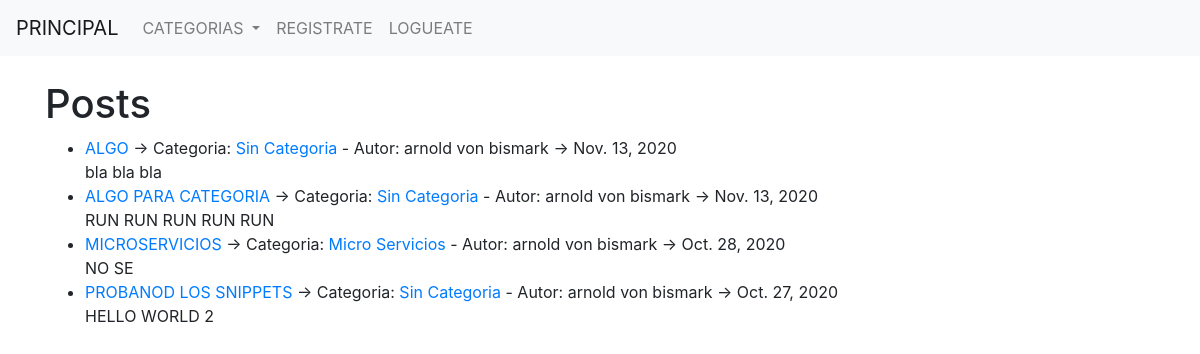
The page / on the database its author committed.
### project1/models.py (models this page shows, shortened)
class Post(models.Model):
    title = models.CharField(max_length=255)
    header_image = models.ImageField(null=True, blank=True, upload_to="images/")
    title_tag = models.CharField(max_length=255)
    author = models.ForeignKey(User, on_delete=models.CASCADE)
    body = RichTextField(blank=True, null=True)
    post_date = models.DateField(auto_now_add=True)
    category = models.CharField(max_length=255, default='Crea una categoria')
    snippet = models.CharField(max_length=255)
    likes = models.ManyToManyField(User, related_name='blog_posts')

### project1/views.py (the view)
# urls.py: path('', HomeView.as_view(), name="home"),
class HomeView(ListView):
    model = Post
    template_name = 'home.html'
    ordering = ['-post_date']
    def get_context_data(self, *args, **kwargs):
        cat_menu = Category.objects.all()
        context = super(HomeView, self).get_context_data(*args, **kwargs)
        context["cat_menu"] = cat_menu
        return context

### project1/models.py (called while the page is built)
    def __str__(self):
        return self.name

### project1/templates/home.html
{% extends 'base.html' %}
{% block content %}
<h1>Posts</h1>
<ul>
{% for post in object_list %}
   <li><a href="{% url 'detail' post.pk %}">{{post.title}}</a> -> Categoria: <a href="{% url 'category' post.category %}">{{post.category}}</a> - Autor: {{post.author.first_name}} {{post.author.last_name}}  -> {{post.post_date}}
    <br/>
    {{ post.snippet }}
</li>
{% endfor %}
</ul>
{% endblock %}

### rows shown on the page
Post: title "ALGO", category "Sin Categoria", author.first_name "arnold", author.last_name "von bismark", post_date "Nov. 13, 2020", snippet "bla bla bla"
Post: title "ALGO PARA CATEGORIA", category "Sin Categoria", author.first_name "arnold", author.last_name "von bismark", post_date "Nov. 13, 2020", snippet "RUN RUN RUN RUN RUN"
Post: title "MICROSERVICIOS", category "Micro Servicios", author.first_name "arnold", author.last_name "von bismark", post_date "Oct. 28, 2020", snippet "NO SE"
Post: title "PROBANOD LOS SNIPPETS", category "Sin Categoria", author.first_name "arnold", author.last_name "von bismark", post_date "Oct. 27, 2020", snippet "HELLO WORLD 2"
